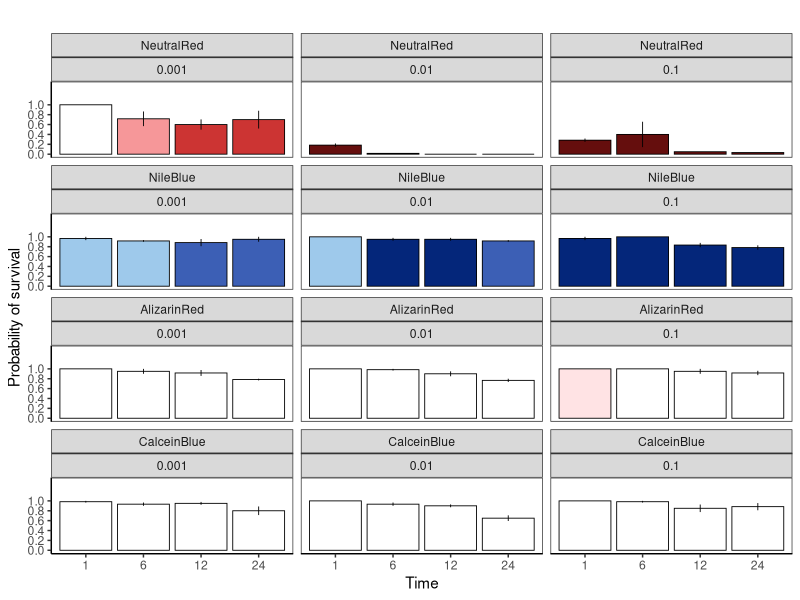

The R source for this figure: (Note: this script raises an error after producing the figure.)
### Code and data for Doropoulos & Roff (2021) 
### "Colouring coral larvae for tracking dispersal"

###### Load libraries ###### 
rm(list = ls())

library(tidyverse)
library(ggplot2)
library(emmeans)
library(multcomp)
library(car)

###### Experiment 1. load data ###### 

# A. spathulata larvae were placed with 10 mL stain in individual scintillation vials for 1, 6, 12,
# and 24 hr incubation periods at three different stain concentrations (1, 10, 100 mg l-1). For 
# each of the vital stains, three replicates were conducted per each treatment (incubation time 
# * stain concentration), with 20 larvae assigned to each replicate (36 treatments, 720 larvae 
# total). Across all stains, this resulted in 144 treatments, totalling 2880 larvae. Staining 
# was conducted in independent glass scintillation vials (10mL total volume). Larvae were added 
# to each treatment so that the end point of the staining was the same across all treatments (i.e.
# larvae were added to the 1hr treatment at hr 23, 6hr treatment at hr 18, 12 hr treatment at hr 
# 12), at which point larvae were 6 days old. The intensity of staining for each replicate was 
# scored ordinally by a single observer (CD) into four categories: 1) no stain, 2) light staining,
# 3) medium staining, 4) strong staining. The proportion of alive larvae was counted under a 
# dissecting microscope to determine the effects of staining on larval survival. To determine the 
# effects of stain treatments on larval settlement, surviving larvae from each treatment were 
# added to an individual conditioned settlement tile in 250 mL of filtered seawater. Water changes 
# were conducted after 2 days (8 days after spawning), and larval settlement was scored 3 days 
# after tiles were introduced (9 days after spawning).

### Load Acropora spathulata data
acropora.data <- read.csv("1stExpAcropora.csv", header=T) %>% 
      filter(Species=="spathulata") %>%
      mutate(across(LarvaeAlive, .fns = ~replace_na(.,0))) %>%  
      mutate(across(LarvaeAlive, as.integer)) %>% 
      mutate(across(Incubation, as.numeric)) %>%
      mutate(IncubationF = Incubation) %>%
      mutate(across(IncubationF, as.factor)) %>%
      mutate(across(Concentration, as.factor)) %>% 
      mutate(across(Treatment, as.factor)) %>% 
      mutate(across(Stain, as.factor)) %>% 
      filter(Treatment!= "Control") %>% droplevels() %>%
      mutate(Proportion.survived = LarvaeAlive/LarvaeIn) %>%
      mutate(Proportion.settled = Settled/LarvaeIn) %>%
      mutate(Treatment = fct_relevel(Treatment, c("NeutralRed",  "NileBlue", "AlizarinRed", "CalceinBlue"))) %>%
      unite("StainDye",c("Treatment","Stain"),remove = FALSE) %>%
      mutate(across(StainDye, as.factor)) %>%
      mutate(StainDye = fct_relevel(StainDye, c("NeutralRed_None",  "NeutralRed_Light", "NeutralRed_Medium", "NeutralRed_Heavy", "NileBlue_Light", "NileBlue_Medium", "NileBlue_Heavy", "CalceinBlue_None", "AlizarinRed_None", "AlizarinRed_Light"))) %>%
      unite("ConcIncF",c("Concentration", "IncubationF"),remove = FALSE) %>%
      mutate(across(ConcIncF, as.factor))

# Calculate mean settlement (Acropora spathulata)
acropora.mean.data <- acropora.data %>% 
      group_by(Treatment, Incubation, Concentration, Stain, StainDye) %>% 
      summarise(Proportion.survived.mean = mean(Proportion.survived), Proportion.survived.se = sd(Proportion.survived)/sqrt(n()), Proportion.settled.mean = mean(Proportion.settled), Proportion.settled.se = sd(Proportion.settled)/sqrt(n()),n_samples = n()) %>% 
      mutate(Stain = factor(Stain, levels=c("None","Light","Medium","Heavy"))) %>%
      mutate(Treatment = fct_relevel(Treatment, c("NeutralRed",  "NileBlue", "AlizarinRed", "CalceinBlue")))# %>%

# Re-import Acropora spathulata dataset and filter to only timepoint 12 to compare larval survival 
# and larval settlement for the four stains (neutral red, Nile blue, alizarin red, calcein blue) 
# at different concentration levels after 12 hours of incubation and control (unstained) larvae (Figure S1).
# Main analysis excludes control [ filter(Treatment!= "Control") ] as unstained larvae were only
# compared at time-point 12 in the experiment

acropora.data.control <- read.csv("1stExpAcropora.csv", header=T) %>% 
  filter(Species=="spathulata") %>%
  mutate(across(LarvaeAlive, .fns = ~replace_na(.,0))) %>%  
  mutate(across(LarvaeAlive, as.integer)) %>% 
  mutate(across(Incubation, as.numeric)) %>%
  mutate(IncubationF = as.factor(Incubation)) %>%
  mutate(across(Concentration, as.factor)) %>% 
  mutate(across(Treatment, as.factor)) %>% 
  mutate(across(Stain, as.factor)) %>% 
  #filter(Treatment!= "Control") %>% droplevels() %>%
  mutate(Proportion.survived = LarvaeAlive/LarvaeIn) %>%
  mutate(Proportion.settled = Settled/LarvaeIn) %>%
  unite("StainDye",c("Treatment","Stain"),remove = FALSE) %>%
  mutate(across(StainDye, as.factor)) %>%
  mutate(StainDye = fct_relevel(StainDye, c("NeutralRed_None",  "NeutralRed_Light", "NeutralRed_Medium", "NeutralRed_Heavy", "NileBlue_Light", "NileBlue_Medium", "NileBlue_Heavy", "CalceinBlue_None", "AlizarinRed_None", "AlizarinRed_Light"))) %>%
  unite("alltreatments",c("Treatment", "Concentration", "IncubationF"),remove = FALSE) %>%
  mutate(across(alltreatments, as.factor)) %>%
  filter(IncubationF=="12")

# Calculate mean settlement across treatments at timepoint 12 (Acropora spathulata)
acropora.mean.data.control <- acropora.data.control %>%  
  group_by(Treatment, Incubation, Concentration, Stain, StainDye, alltreatments) %>% 
  summarise(Proportion.survived.mean = mean(Proportion.survived), Proportion.survived.se = sd(Proportion.survived)/sqrt(n()), Proportion.settled.mean = mean(Proportion.settled), Proportion.settled.se = sd(Proportion.settled)/sqrt(n()),n_samples = n()) %>% 
  mutate(Stain = factor(Stain, levels=c("None","Light","Medium","Heavy"))) %>%
  mutate(Treatment = fct_relevel(Treatment, c("Control","AlizarinRed", "CalceinBlue",  "NileBlue", "NeutralRed")))
  
### Load Platygyra daedalea survival data
platygyra.data.survival <- read.csv("1stExpPlatygyra.csv", header=T) %>% # 
      filter(Lifestage=="Survival") %>%
      mutate(across(LarvaeAlive, .fns = ~replace_na(.,0))) %>%  # na
      mutate(across(LarvaeAlive, as.integer)) %>% 
      mutate(across(Incubation, as.numeric)) %>%
      mutate(across(Concentration, as.factor)) %>% 
      mutate(across(Treatment, as.factor)) %>% 
      mutate(across(Stain, as.factor)) %>% 
      filter(Treatment!= "Control") %>% droplevels() %>%
      mutate(Proportion.survived = LarvaeAlive/LarvaeIn) %>%
      mutate(Treatment = fct_relevel(Treatment, c("NeutralRed",  "NileBlue", "AlizarinRed", "CalceinBlue"))) %>%
      unite("StainDye",c("Treatment","Stain"),remove = FALSE) %>%
      mutate(across(StainDye, as.factor)) %>%
      mutate(StainDye = fct_relevel(StainDye, c("NeutralRed_Heavy",  "NileBlue_Heavy", "CalceinBlue_None", "AlizarinRed_None")))

### Load Platygyra daedalea settlement data
platygyra.data.settlment <- read.csv("1stExpPlatygyra.csv", header=T) %>% 
      filter(Lifestage=="Settlement") %>%
      mutate(across(LarvaeAlive, .fns = ~replace_na(.,0))) %>%  # na
      mutate(across(LarvaeAlive, as.integer)) %>% 
      mutate(across(Incubation, as.numeric)) %>%
      mutate(across(Concentration, as.factor)) %>% 
      mutate(across(Treatment, as.factor)) %>% 
      mutate(across(Stain, as.factor)) %>% 
      filter(Treatment!= "Control") %>% droplevels() %>%
      mutate(Proportion.settled = Settled/LarvaeIn) %>%
      mutate(Treatment = fct_relevel(Treatment, c("NeutralRed",  "NileBlue", "AlizarinRed", "CalceinBlue"))) %>%
      unite("StainDye",c("Treatment","Stain"),remove = FALSE) %>%
      mutate(across(StainDye, as.factor)) %>%
      mutate(StainDye = fct_relevel(StainDye, c("NeutralRed_Heavy",  "NileBlue_Heavy", "CalceinBlue_None", "AlizarinRed_None")))
  
# Calculate mean settlement for Platygyra daedalea
platygyra.data.mean.settlment <- platygyra.data.settlment %>%
      group_by(Treatment, Incubation, Concentration, Stain, StainDye) %>% 
      summarise(Proportion.settled.mean = mean(Proportion.settled), Proportion.settled.se = sd(Proportion.settled)/sqrt(n()), Proportion.settled.mean = mean(Proportion.settled), Proportion.settled.se = sd(Proportion.settled)/sqrt(n()),n_samples = n()) %>% 
      mutate(Stain = factor(Stain, levels=c("None","Light","Medium","Heavy"))) %>%
      mutate(Treatment = fct_relevel(Treatment, c("NeutralRed",  "NileBlue", "AlizarinRed", "CalceinBlue")))# %>%

###### Experiment 1. plot results ###### 

# Figure 2
# Probability of larval survival for Acropora spathulata exposed to four stains at different 
# concentration levels and incubation times
ggplot() + theme_bw() + facet_wrap(Treatment~Concentration, ncol=3) + 
      geom_bar(data = acropora.mean.data, aes(x = as.factor(Incubation), y = Proportion.survived.mean, group = Concentration, fill=StainDye), position ='dodge', stat = "identity",colour = 'black', size = 0.3, width=0.9) + # add fill later
      geom_errorbar(data = acropora.mean.data, aes(x = as.factor(Incubation), ymin = Proportion.survived.mean - Proportion.survived.se, ymax = Proportion.survived.mean + Proportion.survived.se, group = Incubation), size = 0.3, width = 0.0, position = position_dodge(0.9)) +
      xlab("Time") + ylab("Probability of survival") + ggtitle("") +
      scale_y_continuous(limits = c(0, 1.4), breaks = seq(0, 1.15, by = 0.2)) + theme(legend.position = "none") +
      theme(panel.grid.major = element_blank(), panel.grid.minor = element_blank(), panel.background = element_blank(), axis.line = element_line(colour = "black")) +
      scale_fill_manual(values = c("NeutralRed_None"= "#ffffff", "NeutralRed_Light"= "#f69799","NeutralRed_Medium"="#cc3433","NeutralRed_Heavy"="#650e0d", "NileBlue_Light" = "#9ec9eb", "NileBlue_Medium" = "#3c5fb5", "NileBlue_Heavy"= "#04267a", "AlizarinRed_None" = "#ffffff", "AlizarinRed_Light" = "#ffe3e4", "CalceinBlue_None" = "#ffffff")) 

ggsave("plots/Figure 2 Acropora Survival.pdf", last_plot(), width=5, height=8) 

# Probability of larval settlement Acropora spathulata exposed to four stains at different 
# concentration levels and incubation times
ggplot() + facet_wrap(Treatment ~ Concentration + Incubation, ncol=12) + coord_polar("y") +
      geom_bar(data=acropora.mean.data, aes(x="", y = 1, group=Incubation), fill="#F4F4F5", width = 1, stat="identity", colour="#000000") +
      geom_bar(data=acropora.mean.data, aes(x="", y = Proportion.settled.mean, group=Incubation, fill=StainDye), width = 1, stat="identity", colour="#000000") +
      scale_fill_manual(values = c("NeutralRed_None"= "#ffffff", "NeutralRed_Light"= "#f69799","NeutralRed_Medium"="#cc3433","NeutralRed_Heavy"="#650e0d", "NileBlue_Light" = "#9ec9eb", "NileBlue_Medium" = "#3c5fb5", "NileBlue_Heavy"= "#04267a", "AlizarinRed_None" = "#ffffff", "AlizarinRed_Light" = "#ffe3e4", "CalceinBlue_None" = "#ffffff")) +
      theme_bw() + theme(legend.position = "none") +
      theme(panel.grid.major = element_blank(), panel.grid.minor = element_blank(), axis.ticks = element_blank(),  axis.text = element_blank(), panel.grid=element_blank(), panel.background = element_blank(), axis.line = element_blank(), strip.background = element_blank(), strip.text.x = element_blank(), panel.border = element_blank()) 
  
ggsave("plots/Figure 2 Acropora settlement.pdf", last_plot(), width=5, height=8) 

# Probability of larval survival for Platygyra daedalea exposed to four stains at different 
# concentration levels and incubation times
ggplot() + theme_bw() + facet_wrap(Treatment~Concentration, ncol=2) + 
  geom_bar(data = platygyra.data.survival, aes(x = as.factor(Incubation), y = Proportion.survived, group = Concentration, fill=StainDye), position ='dodge', stat = "identity",colour = 'black', size = 0.3, width=0.9) + # add fill later
  xlab("Time") + ylab("Probability of survival") + ggtitle("") +
  scale_y_continuous(limits = c(0, 1.4), breaks = seq(0, 1.15, by = 0.2)) + theme(legend.position = "none") +
  theme(panel.grid.major = element_blank(), panel.grid.minor = element_blank(), panel.background = element_blank(), axis.line = element_line(colour = "black")) +
  scale_fill_manual(values = c("NeutralRed_None"= "#ffffff", "NeutralRed_Light"= "#f69799","NeutralRed_Medium"="#cc3433","NeutralRed_Heavy"="#650e0d", "NileBlue_Light" = "#9ec9eb", "NileBlue_Medium" = "#3c5fb5", "NileBlue_Heavy"= "#04267a", "AlizarinRed_None" = "#ffffff", "AlizarinRed_Light" = "#ffe3e4", "CalceinBlue_None" = "#ffffff")) 

ggsave("plots/Figure 2 Platygra Survival.pdf", last_plot(), width=3, height=8) 

# Probability of larval settlement for Platygyra daedalea exposed to four stains at different 
# concentration levels and incubation times
ggplot() + facet_wrap(Treatment ~ Concentration, ncol=2) + coord_polar("y") +
  geom_bar(data=platygyra.data.mean.settlment, aes(x="", y = 1, group=Concentration), fill="#F4F4F5", width = 1, stat="identity", colour="#000000") +
  geom_bar(data=platygyra.data.mean.settlment, aes(x="", y = Proportion.settled.mean, group=Treatment, fill=StainDye), width = 1, stat="identity", colour="#000000") +
  scale_fill_manual(values = c("NeutralRed_None"= "#ffffff", "NeutralRed_Light"= "#f69799","NeutralRed_Medium"="#cc3433","NeutralRed_Heavy"="#650e0d", "NileBlue_Light" = "#9ec9eb", "NileBlue_Medium" = "#3c5fb5", "NileBlue_Heavy"= "#04267a", "AlizarinRed_None" = "#ffffff", "AlizarinRed_Light" = "#ffe3e4", "CalceinBlue_None" = "#ffffff")) +
  theme_bw() + theme(legend.position = "none") +
  theme(panel.grid.major = element_blank(), panel.grid.minor = element_blank(), axis.ticks = element_blank(),  axis.text = element_blank(), panel.grid=element_blank(), panel.background = element_blank(), axis.line = element_blank(), strip.background = element_blank(), strip.text.x = element_blank(), panel.border = element_blank()) 

ggsave("plots/Figure 2 Platygra settlement.pdf", last_plot(), width=3, height=8) 

# Figure S2
# Probability of larval survival for Acropora spathulata exposed to four stains 
# (neutral red, Nile blue, alizarin red, calcein blue) at different concentration levels after 12 hours of 
# incubation and control (unstained) larvae. 

ggplot() + theme_bw() + facet_wrap(~Treatment, ncol=5, scales = "free_x") + 
  geom_bar(data = acropora.mean.data.control, aes(x = Concentration, y = Proportion.survived.mean, group = Concentration, fill=StainDye), position ='dodge', stat = "identity",colour = 'black', size = 0.3, width=0.9) + # add fill later
  geom_errorbar(data = acropora.mean.data.control, aes(x = Concentration, ymin = Proportion.survived.mean - Proportion.survived.se, ymax = Proportion.survived.mean + Proportion.survived.se, group = Incubation), size = 0.3, width = 0.0, position = position_dodge(0.9)) +
  xlab("Concentration") + ylab("Probability of survival") + ggtitle("") +
  scale_y_continuous(limits = c(0, 1), breaks = seq(0, 1.15, by = 0.2)) + theme(legend.position = "none") +
  theme(panel.grid.major = element_blank(), panel.grid.minor = element_blank(), panel.background = element_blank(), axis.line = element_line(colour = "black")) +
  scale_fill_manual(values = c("NeutralRed_None"= "#ffffff", "NeutralRed_Light"= "#f69799","NeutralRed_Medium"="#cc3433","NeutralRed_Heavy"="#650e0d", "NileBlue_Light" = "#9ec9eb", "NileBlue_Medium" = "#3c5fb5", "NileBlue_Heavy"= "#04267a", "AlizarinRed_None" = "#ffffff", "AlizarinRed_Light" = "#ffe3e4", "CalceinBlue_None" = "#ffffff")) 

ggsave("plots/Figure S1 Control survival.pdf", last_plot(), width=8, height=4) 

# Probability of larval settlement for Acropora spathulata exposed to four stains 
# (neutral red, Nile blue, alizarin red, calcein blue) at different concentration levels after 12 hours of 
# incubation and control (unstained) larvae. 
ggplot() + theme_bw() + facet_wrap(~Treatment, ncol=5, scales = "free_x") + 
  geom_bar(data = acropora.mean.data.control, aes(x = Concentration, y = Proportion.settled.mean, group = Concentration, fill=StainDye), position ='dodge', stat = "identity",colour = 'black', size = 0.3, width=0.9) + # add fill later
  geom_errorbar(data = acropora.mean.data.control, aes(x = Concentration, ymin = Proportion.settled.mean - Proportion.settled.se, ymax = Proportion.settled.mean + Proportion.settled.se, group = Incubation), size = 0.3, width = 0.0, position = position_dodge(0.9)) +
  xlab("Concentration") + ylab("Probability of settlement") + ggtitle("") +
  scale_y_continuous(limits = c(0, 1), breaks = seq(0, 1.15, by = 0.2)) + theme(legend.position = "none") +
  theme(panel.grid.major = element_blank(), panel.grid.minor = element_blank(), panel.background = element_blank(), axis.line = element_line(colour = "black")) +
  scale_fill_manual(values = c("NeutralRed_None"= "#ffffff", "NeutralRed_Light"= "#f69799","NeutralRed_Medium"="#cc3433","NeutralRed_Heavy"="#650e0d", "NileBlue_Light" = "#9ec9eb", "NileBlue_Medium" = "#3c5fb5", "NileBlue_Heavy"= "#04267a", "AlizarinRed_None" = "#ffffff", "AlizarinRed_Light" = "#ffe3e4", "CalceinBlue_None" = "#ffffff")) 

ggsave("plots/Figure S1 Control settlement.pdf", last_plot(), width=8, height=4) 


###### Experiment 1. logistic models ###### 

### Acropora spathulata larval survival models

# all stains
fm1 <- glm(cbind((LarvaeIn-LarvaeDead),LarvaeIn) ~  Concentration*IncubationF*Treatment, weights=LarvaeIn, data = acropora.data, family=binomial)
  Anova(fm1) # full model

# Neutral Red
fm1.neutral.red <- glm(cbind((LarvaeIn-LarvaeDead),LarvaeIn) ~  Concentration*IncubationF, weights=LarvaeIn, data = acropora.data %>% filter(Treatment=="NeutralRed"), family=binomial)
    Anova(fm1.neutral.red) # significant interaction, combine fixed factors for posthoc

fm1.neutral.red.a <- glm(cbind(LarvaeIn-LarvaeDead,LarvaeIn) ~ ConcIncF, weights=LarvaeIn, data = acropora.data %>% filter(Treatment=="NeutralRed"), family=binomial)
    Anova(fm1.neutral.red) 
    cld(glht(fm1.neutral.red.a, linfct=mcp(ConcIncF="Tukey")))

#Nile Blue
fm1.nile.blue <- glm(cbind(LarvaeIn-LarvaeDead,LarvaeIn) ~  Concentration*IncubationF, weights=LarvaeIn, data = acropora.data %>% filter(Treatment=="NileBlue"), family=binomial)
    Anova(fm1.nile.blue) # ns interaction, concentration ns

fm1.nile.blue.a <- glm(cbind(LarvaeIn-LarvaeDead,LarvaeIn) ~  IncubationF, weights=LarvaeIn, data = acropora.data %>% filter(Treatment=="NileBlue"), family=binomial)
    Anova(fm1.nile.blue.a)
    cld(glht(fm1.nile.blue.a, linfct=mcp(IncubationF="Tukey")))

# Alizarin Red
fm1.alizarin.red <- glm(cbind(LarvaeIn-LarvaeDead,LarvaeIn) ~  Concentration*IncubationF, weights=LarvaeIn, data = acropora.data %>% filter(Treatment=="AlizarinRed"), family=binomial)
    Anova(fm1.alizarin.red) # ns interaction, concentration ns

fm1.alizarin.red.a <- glm(cbind(LarvaeIn-LarvaeDead,LarvaeIn) ~  IncubationF, weights=LarvaeIn, data = acropora.data %>% filter(Treatment=="AlizarinRed"), family=binomial)
    Anova(fm1.alizarin.red.a)
    cld(glht(fm1.alizarin.red, linfct=mcp(IncubationF="Tukey")))

# Calcein Blue
fm1.calcein.blue <- glm(cbind(LarvaeIn-LarvaeDead,LarvaeIn) ~  Concentration*IncubationF, weights=LarvaeIn, data = acropora.data %>% filter(Treatment=="CalceinBlue"), family=binomial)
    Anova(fm1.calcein.blue) # significant interaction, combine fixed factors for posthoc

fm1.calcein.blue.a <- glm(cbind(LarvaeIn-LarvaeDead,LarvaeIn) ~ ConcIncF, weights=LarvaeIn, data = acropora.data %>% filter(Treatment=="CalceinBlue") , family=binomial)
    Anova(fm1.calcein.blue.a)
    cld(glht(fm1.calcein.blue.a, linfct=mcp(ConcIncF="Tukey")))


# Compare survival of stained larval treatments with controls (available at 12hr time point only)  
fm1.control.survival <- glm(cbind((LarvaeIn-LarvaeDead),LarvaeIn) ~  alltreatments, weights=LarvaeIn, data = acropora.data.control, family=binomial)
Anova(fm1.control.survival) # full model
fm1.control.survival.pairwise <- glht(fm1.control.survival, linfct=mcp(alltreatments="Tukey")) 
summary(fm1.control.survival.pairwise)


# Compare settlement of stained larval treatments with controls (available at 12hr time point only)  
fm1.control.settlement <- glm(cbind((LarvaeIn-LarvaeDead),LarvaeIn) ~  alltreatments, weights=LarvaeIn, data = acropora.data.control, family=binomial)
Anova(fm1.control.settlement) # full model
fm1.control.settlement.pairwise <- glht(fm1.control.settlement, linfct=mcp(alltreatments="Tukey")) 
summary(fm1.control.settlement.pairwise)


### Acropora spathulata larval settlement model

# all stains
fm1.settlement <- glm(cbind(Settled,LarvaeAlive) ~  Concentration*IncubationF*Treatment, weights=LarvaeAlive, data = acropora.data, family=binomial)
Anova(fm1.settlement) # significant interaction, combine fixed factors for posthoc

###### Experiment 2. load data ###### 

# Load all data
larvae.data <- read.csv("2ndExp.csv", header=T) %>%
  mutate(PropAlive = Dead/LarvaeIn) %>%
  mutate(across(Concentration, as.factor)) %>% 
  mutate(across(Species, as.factor)) %>% 
  mutate(across(Incubation, as.factor)) %>% 
  mutate(across(Treatment, as.factor)) %>%
  mutate(across(Stain, as.factor)) %>% 
  #filter(Treatment!= "Control") %>% droplevels() %>%
  unite("TreatmentConcentration",c("Treatment","Concentration"),remove = FALSE) %>%
  mutate(across(TreatmentConcentration, as.factor)) %>%
  unite("IncubationConcentration",c("Concentration","Incubation"),remove = FALSE) %>%
  mutate(across(IncubationConcentration, as.factor)) %>%
  unite("IncubationConcentrationSpecies",c("Species","Concentration","Incubation"),remove = FALSE) %>%
  mutate(across(IncubationConcentrationSpecies, as.factor)) %>%
  mutate(Proportion.survived = (LarvaeIn-Dead)/LarvaeIn) %>%
  mutate(Proportion.settled = Settled/LarvaeIn) 
  
# Calculate mean settlement across species and treamtents  
larvae.data.mean <- larvae.data %>% 
  group_by(Treatment, Incubation, Concentration, Species, IncubationConcentration) %>% 
  summarise(Proportion.survived.mean = mean(Proportion.survived), Proportion.survived.se = sd(Proportion.survived)/sqrt(n()),
            Proportion.settled.mean = mean(Proportion.settled), Proportion.settled.se = sd(Proportion.settled)/sqrt(n()),
            n_samples = n()) %>% as.data.frame() 


###### Experiment 2.  plot results ###### 

### Figure 3
# Probability of larval survival for four species of coral exposed to neutral red 
# and Nile blue stains at different concentration levels and incubation times. 

{Figure3 <- ggplot() + theme_bw() + facet_wrap(Treatment~Species, ncol=4,scales = "free_x") + 
    geom_bar(data = larvae.data.mean, aes(x = as.factor(IncubationConcentration) , y = Proportion.survived.mean, group = Concentration, fill=Treatment), alpha=0.95, position ='dodge', stat = "identity",colour = 'black', size = 0.3, width=0.9) + # add fill later
#    geom_errorbar(data = larvae.data.mean, aes(x = as.factor(IncubationConcentration), ymin = Proportion.survived.mean - Proportion.survived.se, ymax = Proportion.survived.mean + Proportion.survived.se, group = Incubation), size = 0.3, width = 0.0, position = position_dodge(0.9)) +
    xlab("Time") + ylab("Probability of survival") + ggtitle("") +
    scale_y_continuous(limits=c(0,1.4), breaks = seq(0, 1, by = 0.2)) + theme(legend.position = "none") +
    theme(panel.grid.major = element_blank(), panel.grid.minor = element_blank(),
          panel.background = element_blank(), axis.line = element_line(colour = "black")) +
    scale_fill_manual(values = c("NeutralRed"="#650e0d","NileBlue"= "#04267a")) 
  
  
  Figure3 <-  ggplot_gtable(ggplot_build(Figure3))
  #Figure3$widths
  Figure3$widths[5] = 2.2*Figure3$widths[5]
  #gtable::gtable_show_layout(Figure3)
  grid::grid.draw(Figure3)
  ggsave("plots/Figure 3 Larval Survival.pdf", Figure3, width=8, height=8)   
            }

# Probability of larval survival for four species of coral exposed to neutral red 
# and Nile blue stains at different concentration levels and incubation times. 
ggplot() + facet_wrap(Treatment~Species+IncubationConcentration, ncol=11) + coord_polar("y") +
  geom_bar(data=larvae.data.mean %>% filter(!Treatment=="Control"), aes(x="", y = 1, group=IncubationConcentration), fill="#d3d3d3", width = 1, stat="identity", colour="#000000") +
  geom_bar(data=larvae.data.mean %>% filter(!Treatment=="Control"), aes(x="", y = Proportion.settled.mean, group=IncubationConcentration, fill=Treatment), width = 1, stat="identity", colour="#000000") +
  scale_fill_manual(values = c("NeutralRed"="#650e0d","NileBlue"= "#04267a")) +
  theme_bw() + theme(legend.position = "none") +
  theme(panel.grid.major = element_blank(), panel.grid.minor = element_blank(), axis.ticks = element_blank(),  axis.text = element_blank(), panel.grid=element_blank(), panel.background = element_blank(), axis.line = element_blank(), strip.background = element_blank(), panel.border = element_blank()) 

ggsave("plots/Figure 3 Larval Settlement.pdf", last_plot(), width=5, height=8) 

###### Experiment 2.  logistic models  ###### 

### larval survival model
fm2.survival <- glm(cbind(LarvaeIn-Dead,LarvaeIn) ~  IncubationConcentrationSpecies, weights=LarvaeIn, data = larvae.data %>% filter(!Treatment=="Control"), family=binomial) # no significant difference in survival among species or treatments (Neutral/NileBlue)

Anova(fm2.survival)

### larval settlement model
fm2.settlement <- glm(cbind(Settled,LarvaeIn) ~  IncubationConcentrationSpecies, weights=LarvaeIn, data = larvae.data, family=binomial) #Significant difference in settlement between species*treatment interaction
Anova(fm2.settlement)

# Extract posthoc contrasts for differences in settlement between treatments and control: 
# Acropora anthocercis neutral red
Anova(fm2.settlement.a <- glm(cbind(Settled,LarvaeIn) ~  IncubationConcentration, weights=LarvaeIn, data = larvae.data %>% filter(Species=="anthocersis") %>% filter(Treatment=="NeutralRed" | Treatment=="Control"), family=binomial))
emmeans(fm2.settlement.a, pairwise ~ IncubationConcentration, type="response")

# Platygyra sinensis neutral red
Anova(fm4a <- glm(cbind(Settled,LarvaeIn) ~  IncubationConcentration, weights=LarvaeIn, data = larvae.data %>% filter(Species=="sinensis") %>% filter(Treatment=="NeutralRed" | Treatment=="Control"), family=binomial))
emmeans(fm4a, pairwise ~ IncubationConcentration, type="response")

# Acropora anthocercis nile blue
Anova(fm4a <- glm(cbind(Settled,LarvaeIn) ~  IncubationConcentration, weights=LarvaeIn, data = larvae.data %>% filter(Species=="anthocersis") %>% filter(Treatment=="NileBlue" | Treatment=="Control"), family=binomial))
emmeans(fm4a, pairwise ~ IncubationConcentration, type="response")

# Platygyra sinensis nile blue
Anova(fm4a <- glm(cbind(Settled,LarvaeIn) ~  IncubationConcentration, weights=LarvaeIn, data = larvae.data %>% filter(Species=="sinensis") %>% filter(Treatment=="NileBlue" | Treatment=="Control"), family=binomial))
emmeans(fm4a, pairwise ~ IncubationConcentration, type="response")
